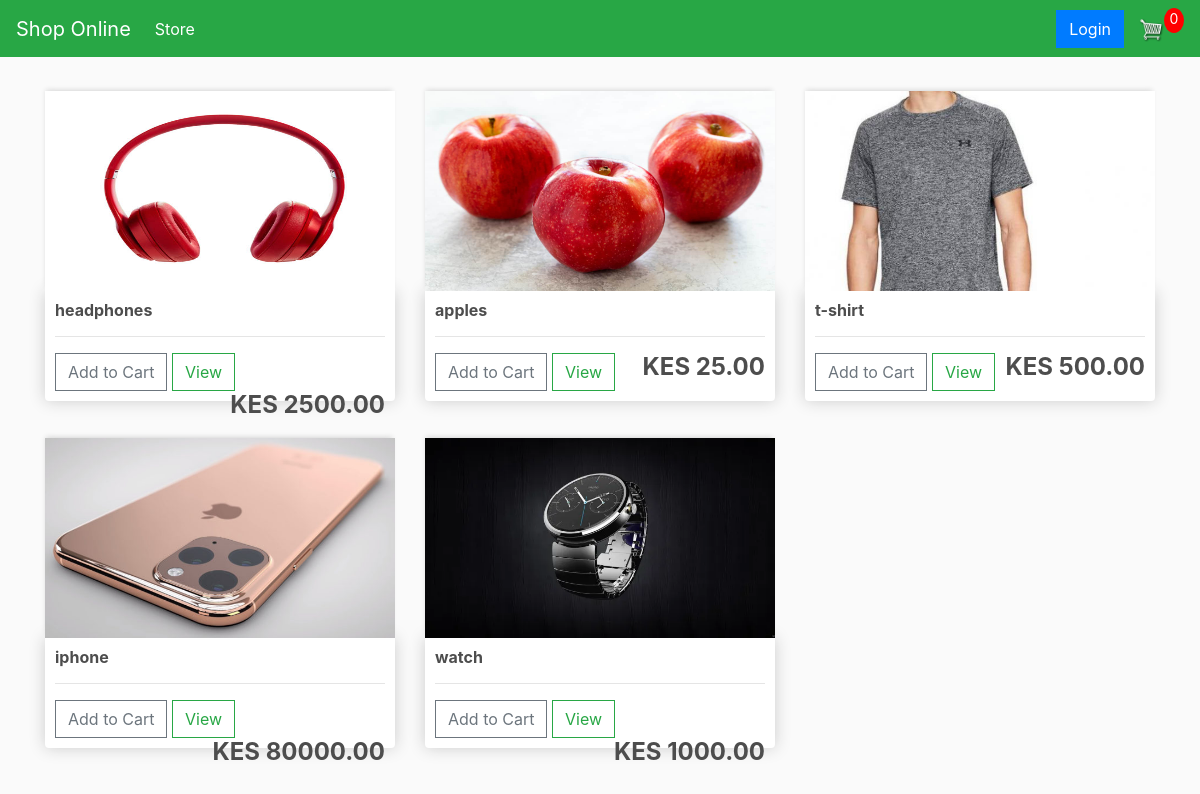
The page / on the database its author committed.
### store/models.py (models this page shows, shortened)
class Product(models.Model):
	name = models.CharField(max_length=200)
	price = models.DecimalField(max_digits=7, decimal_places=2)
	image = models.ImageField(null=True, blank=True)
	@property
	def imageURL(self):
		try:
			url = self.image.url
		except:
			url = ''
		return url

### store/views.py (the view)
# urls.py: path('', include('store.urls')),
def store(request):
	if request.user.is_authenticated:
		customer = request.user.customer
		order, created = Order.objects.get_or_create(customer=customer, complete=False)
		items = order.orderitem_set.all()
		cartItems = order.get_cart_items
	else:
		cookieData = cookieCart(request)
		cartItems = cookieData['cartItems']
	products = Product.objects.all()
	context = {'products':products, 'cartItems':cartItems}
	return render(request, 'store/store.html', context)

### store/utils.py (called while the page is built, shortened)
def cookieCart(request):
	try:
		cart = json.loads(request.COOKIES['cart'])
	except:
		cart = {}
		print('CART:', cart)
	items = []
	order = {'get_cart_total':0, 'get_cart_items':0, 'shipping':False}
	cartItems = order['get_cart_items']
	return {'cartItems':cartItems ,'order':order, 'items':items}

### store/templates/store/store.html
{% extends 'store/main.html' %}
{% load static %}
{% block content %}
	<div class="row">
		{% for product in products %}
		<div class="col-lg-4">
			<img class="thumbnail" src="{{product.imageURL}}">
			<div class="box-element product">
				<h6><strong>{{product.name}}</strong></h6>
				<hr>
				<button data-product="{{product.id}}" data-action="add" class="btn btn-outline-secondary add-btn update-cart">Add to Cart</button>
				<a class="btn btn-outline-success" href="#">View</a>
				<h4 style="display: inline-block; float: right"><strong>KES {{product.price|floatformat:2}}</strong></h4>
			</div>
		</div>
		{% endfor %}
	</div>
{% endblock content %}

### store/templates/store/main.html (shortened to what this page needs)
<!DOCTYPE html>
{% load static %}
<html>
<head>
	<link rel="stylesheet" href="https://stackpath.bootstrapcdn.com/bootstrap/4.4.1/css/bootstrap.min.css">
	<link rel="stylesheet" type="text/css" href="{% static 'css/main.css' %}">
</head>
<body>
	<nav class="navbar navbar-expand-lg navbar-dark bg-success">
	  <a class="navbar-brand" href="#">Shop Online</a>
	  <div class="collapse navbar-collapse" id="navbarSupportedContent">
	    <ul class="navbar-nav mr-auto">
	      <li class="nav-item active">
	        <a class="nav-link" href="{% url 'store' %}">Store <span class="sr-only">(current)</span></a>
	      </li>
	    </ul>
	    <div class="form-inline my-2 my-lg-0">
	     	<a href="#"class="btn btn-primary">Login</a>
	     	<a href="{% url 'cart' %}">
	    		<img  id="cart-icon" src="{% static 'images/cart.png' %}">
	    	</a>
	    	<p id="cart-total">{{cartItems}}</p>
	    </div>
	  </div>
	</nav>
     <div class="container">
            <br>
            {% block content %}
            {% endblock content %}
         </div>
</body>
</html>

### static/css/main.css (style rules this page uses)
body { background-color: hsl(0, 0%, 98%); }
h1,h2,h3,h4,h5,h6 { color:hsl(0, 0%, 30%); }
.box-element { box-shadow:hsl(0, 0%, 80%) 0 0 16px; background-color: #fff; border-radius: 4px; padding: 10px; }
.thumbnail { width: 100%; height: 200px; -webkit-box-shadow: -1px -3px 5px -2px rgba(214,214,214,1); -moz-box-shadow: -1px -3px 5px -2px rgba(214,214,214,1); box-shadow: -1px -3px 5px -2px rgba(214,214,214,1); }
.product { border-radius: 0 0 4px 4px; }
#cart-icon { width:25px; display: inline-block; margin-left: 15px; }
#cart-total { display: block; text-align: center; color:#fff; background-color: red; width: 20px; height: 25px; border-radius: 50%; font-size: 14px; }
.col-lg-4, .col-lg-6, .col-lg-8, .col-lg-12 { margin-top: 10px; }
.btn { border-radius: 0; }

### rows shown on the page
Product: imageURL (picture), name "headphones", price "2500.00"
Product: imageURL (picture), name "apples", price "25.00"
Product: imageURL (picture), name "t-shirt", price "500.00"
Product: imageURL (picture), name "iphone", price "80000.00"
Product: imageURL (picture), name "watch", price "1000.00"

### other values the page prints
{{ cartItems }} "0"
